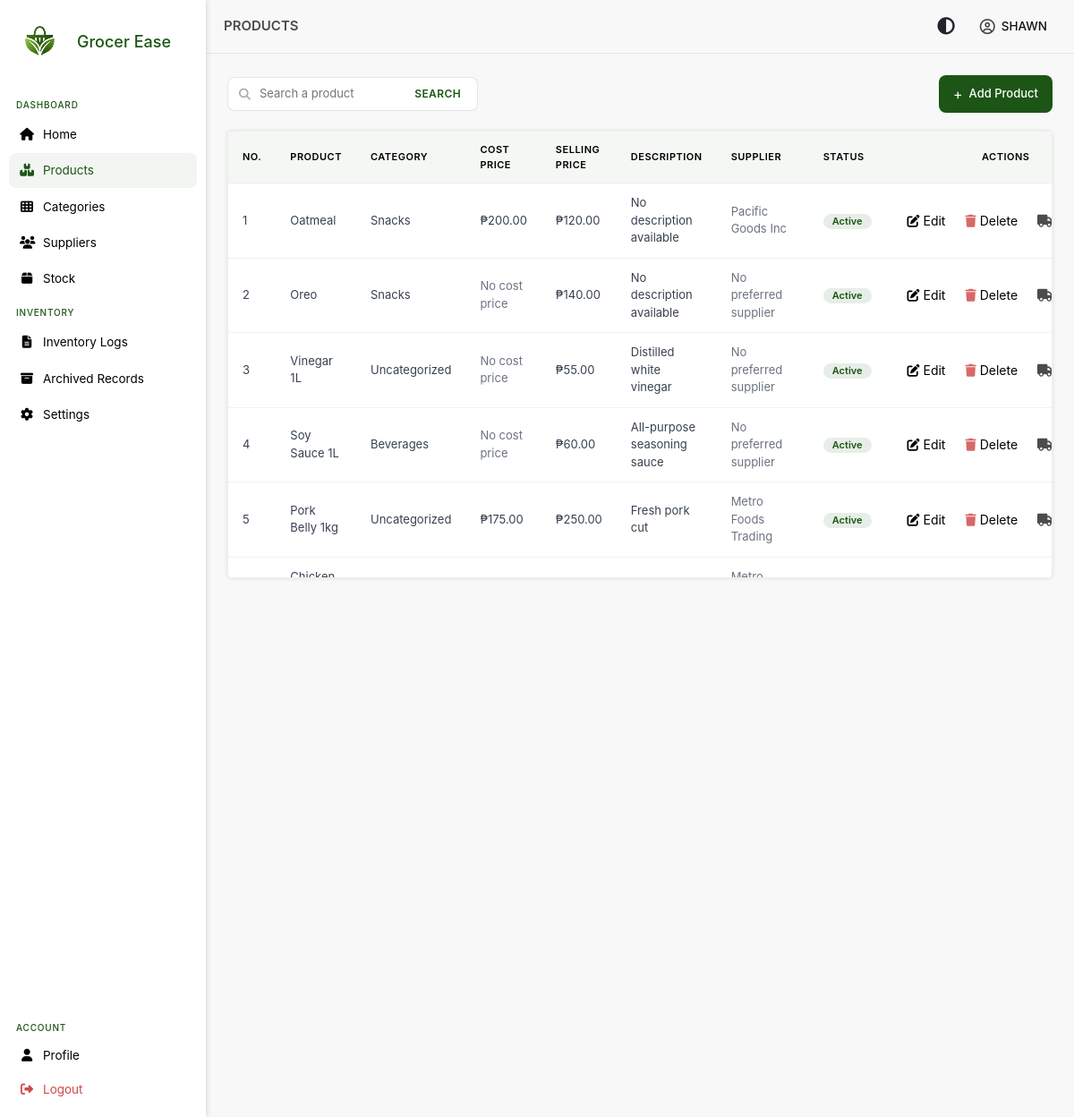
Before: /views/inventory/products.php (signed in) with the older database file.
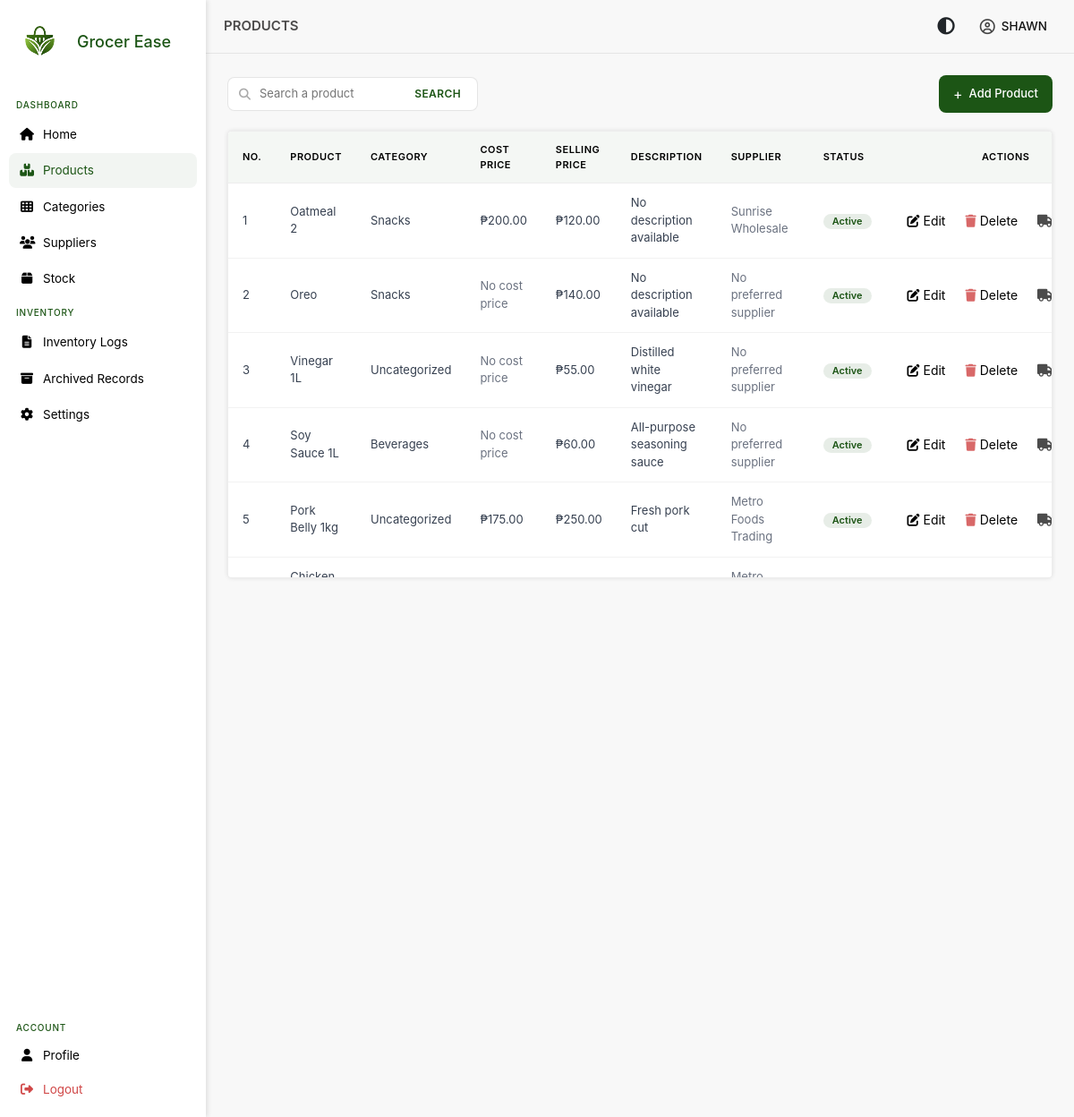
After: the same page with the newer database file.
### tables this page shows
CREATE TABLE `products` (
  `product_id_pk` int NOT NULL AUTO_INCREMENT,
  `product_name` varchar(250) NOT NULL,
  `product_description` longtext,
  `selling_price` decimal(10,2) NOT NULL,
  `status` tinyint DEFAULT '1',
  `is_deleted` tinyint DEFAULT '0',
  `category_id_fk` int DEFAULT NULL,
  `deleted_at` datetime DEFAULT NULL,
  PRIMARY KEY (`product_id_pk`),
  KEY `category_id_fk` (`category_id_fk`),
  KEY `idx_product_name` (`product_name`),
  CONSTRAINT `products_ibfk_1` FOREIGN KEY (`category_id_fk`) REFERENCES `categories` (`category_id_pk`)
);

CREATE TABLE `suppliers` (
  `supplier_id_pk` int NOT NULL AUTO_INCREMENT,
  `supplier_name` varchar(250) NOT NULL,
  `contact_person` varchar(20) NOT NULL,
  `phone_number` varchar(20) NOT NULL,
  `email` varchar(250) NOT NULL,
  `address` varchar(250) NOT NULL,
  `company_name` varchar(250) NOT NULL,
  `is_deleted` tinyint DEFAULT '0',
  `deleted_at` datetime DEFAULT NULL,
  PRIMARY KEY (`supplier_id_pk`),
  KEY `idx_supplier_name` (`supplier_name`)
);

CREATE TABLE `categories` (
  `category_id_pk` int NOT NULL AUTO_INCREMENT,
  `category_name` varchar(250) NOT NULL,
  `category_description` longtext,
  `is_deleted` tinyint DEFAULT '0',
  `deleted_at` datetime DEFAULT NULL,
  `status` tinyint DEFAULT '1',
  PRIMARY KEY (`category_id_pk`),
  KEY `idx_category_name` (`category_name`)
);

### autoload.php (called while the page is built, shortened)
<?php
spl_autoload_register(function ($class) {
    $paths = [
        __DIR__ . '/models/',
        __DIR__ . '/models/Stock/',
        __DIR__ . '/models/Relations/',
    ];
    foreach ($paths as $path) {
        $file = $path . $class . '.php';
        if (file_exists($file)) {
            return;
        }
    }
});
?>

### models/product.php (called while the page is built, shortened)
<?php
class Product
{
    private $conn;
    public function __construct($db)
    {
        $this->conn = $db;
    }
    public function GetPaginatedProducts($page = 1, $limit = 10)
    {
        $offset = ($page - 1) * $limit;
        $stmt = $this->conn->prepare("SELECT p.product_id_pk,
                                             p.product_name,
                                             c.category_name,
                                             CASE WHEN s.supplier_id_pk IS NULL THEN NULL ELSE ps.cost_price END AS cost_price,
                                             p.selling_price,
                                             p.product_description,
                                             p.status,
                                             p.is_deleted,
                                             s.supplier_name as preferred_supplier_name,
                                             c.status as category_status
                                             FROM products p
                                             LEFT JOIN categories c ON c.category_id_pk = p.category_id_fk AND c.is_deleted = 0
                                             LEFT JOIN product_supplier ps ON ps.product_id_fk = p.product_id_pk AND ps.preferred = 1
                                             LEFT JOIN suppliers s ON s.supplier_id_pk = ps.supplier_id_fk AND s.is_deleted = 0
                                             WHERE p.is_deleted = 0
                                             ORDER BY p.product_id_pk DESC
                                             LIMIT :limit OFFSET :offset");
        $stmt->bindParam(':limit', $limit, PDO::PARAM_INT);
        $stmt->bindParam(':offset', $offset, PDO::PARAM_INT);
        $stmt->execute();
        return $stmt->fetchAll(PDO::FETCH_ASSOC);
    }
}
?>

### views/inventory/products.php (the view, shortened to what the changed rows need)
<?php
require_once __DIR__ . '/../../autoload.php';
$search = $_GET['search'] ?? '';
$page = isset($_GET['page']) ? (int)$_GET['page'] : 1;
$limit = 10;
$product = new Product($db);
if (!empty($search)) {
    $products = $product->SearchProduct($search);
    $total_products = count($products);
    $total_pages = 1;
} else {
    $products = $product->GetPaginatedProducts($page, $limit);
}
?>
<!DOCTYPE html>
<html lang="en">
<?php include "../../includes/head.php" ?>
<body>
    <main class="main-content">
        <section class="page-content">
            <div class="menu-table">
                <table>
                    <thead>
                        <tr>
                            <th>No.</th>
                            <th>Product</th>
                            <th>Category</th>
                            <th>Cost Price</th>
                            <th>Selling Price</th>
                            <th>Description</th>
                            <th>Supplier</th>
                            <th>Status</th>
                            <th>Actions</th>
                        </tr>
                    </thead>
                    <tbody>
                        <?php $count = ($page - 1) * $limit + 1; ?>
                        <?php if (empty($products)): ?>
                            <tr>
                                <td colspan="9" style="text-align:center; color:#6b7280;">
                                    No products found
                                </td>
                            </tr>
                            <?php else: ?>
                                <?php foreach ($products as $prod): ?>
                            <tr>
                                <td><?= $count++ ?></td>
                                <td><?= htmlspecialchars($prod['product_name']) ?></td>
                                <td>
                                    <?= htmlspecialchars(
                                        isset($prod['category_name'])
                                            ? $prod['category_name'] . ($prod['category_status'] == 0 ? ' (Inactive)' : '')
                                            : 'Uncategorized'
                                    ) ?>
                                </td>
                                <td>
                                    <?= $prod['cost_price']
                                        ? '₱' . number_format($prod['cost_price'], 2)
                                        : '<span style="color:#6b7280;">No cost price</span>' ?>
                                </td>
                                <td>₱<?= number_format($prod['selling_price'], 2) ?></td>
                                <td><?= htmlspecialchars($prod['product_description'] == '' ? 'No description available' : $prod['product_description']) ?>
                                </td>
                                <td style="color:#6b7280;">
                                    <?= $prod['preferred_supplier_name'] ?? 'No preferred supplier' ?>
                                </td>
                                <td>
                                    <span class="badge <?= $prod['status'] == 1 ? 'active' : 'inactive' ?>">
                                        <?= $prod['status'] == 1 ? 'Active' : 'Inactive' ?>
                                    </span>
                                </td>
                                <td>
                                    <div class="actions">
                                        <form action="edit_product.php" method="POST">
                                            <button type="submit" class="edit-btn">
                                                <i class="fa-solid fa-pen-to-square"></i>
                                                <span>Edit</span>
                                            </button>
                                        </form>
                                        <button class="edit-btn" type="button"
                                            onclick="deleteProduct(<?= $prod['product_id_pk'] ?>, '<?= htmlspecialchars($prod['product_name']) ?>')">
                                            <i class="fa-solid fa-trash"></i>
                                            <span>Delete</span>
                                        </button>
                                        <?php if ($prod['status'] == 1): ?>
                                            <form action="manage_suppliers.php" method="POST">
                                                <button type="submit" class="manage-btn">
                                                    <i class="fa-solid fa-truck"></i>
                                                </button>
                                            </form>
                                        <?php endif; ?>
                                    </div>
                                </td>
                            </tr>
                        <?php endforeach; ?>
                    <?php endif; ?>
                    </tbody>
                </table>
            </div>
        </section>
    </main>
</body>
</html>

Changed rows visible on the page:
changed products: product_name "Oatmeal" → "Oatmeal 2"; suppliers.supplier_name "Pacific Goods Inc" → "Sunrise Wholesale"
